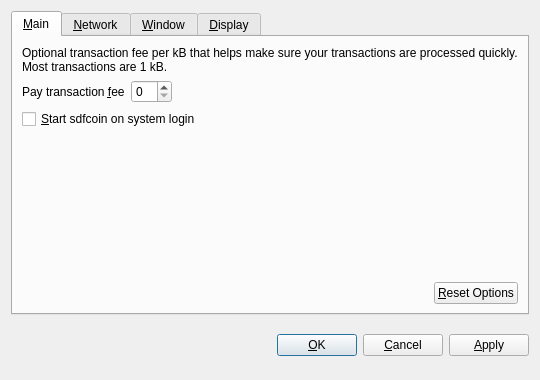
<?xml version="1.0" encoding="UTF-8"?>
<ui version="4.0">
 <class>OptionsDialog</class>
 <widget class="QDialog" name="OptionsDialog">
  <property name="geometry">
   <rect>
    <x>0</x>
    <y>0</y>
    <width>540</width>
    <height>380</height>
   </rect>
  </property>
  <property name="windowTitle">
   <string>Options</string>
  </property>
  <property name="modal">
   <bool>true</bool>
  </property>
  <layout class="QVBoxLayout" name="verticalLayout">
   <item>
    <widget class="QTabWidget" name="tabWidget">
     <property name="tabPosition">
      <enum>QTabWidget::North</enum>
     </property>
     <property name="currentIndex">
      <number>0</number>
     </property>
     <widget class="QWidget" name="tabMain">
      <attribute name="title">
       <string>&amp;Main</string>
      </attribute>
      <layout class="QVBoxLayout" name="verticalLayout_Main">
       <item>
        <widget class="QLabel" name="transactionFeeInfoLabel">
         <property name="text">
          <string>Optional transaction fee per kB that helps make sure your transactions are processed quickly. Most transactions are 1 kB.</string>
         </property>
         <property name="textFormat">
          <enum>Qt::PlainText</enum>
         </property>
         <property name="wordWrap">
          <bool>true</bool>
         </property>
        </widget>
       </item>
       <item>
        <layout class="QHBoxLayout" name="horizontalLayout_1_Main">
         <item>
          <widget class="QLabel" name="transactionFeeLabel">
           <property name="text">
            <string>Pay transaction &amp;fee</string>
           </property>
           <property name="textFormat">
            <enum>Qt::PlainText</enum>
           </property>
           <property name="buddy">
            <cstring>transactionFee</cstring>
           </property>
          </widget>
         </item>
         <item>
          <widget class="BitcoinAmountField" name="transactionFee"/>
         </item>
         <item>
          <spacer name="horizontalSpacer_1_Main">
           <property name="orientation">
            <enum>Qt::Horizontal</enum>
           </property>
           <property name="sizeHint" stdset="0">
            <size>
             <width>40</width>
             <height>20</height>
            </size>
           </property>
          </spacer>
         </item>
        </layout>
       </item>
       <item>
        <widget class="QCheckBox" name="bitcoinAtStartup">
         <property name="toolTip">
          <string>Automatically start sdfcoin after logging in to the system.</string>
         </property>
         <property name="text">
          <string>&amp;Start sdfcoin on system login</string>
         </property>
        </widget>
       </item>
       <item>
        <spacer name="verticalSpacer_Main">
         <property name="orientation">
          <enum>Qt::Vertical</enum>
         </property>
         <property name="sizeHint" stdset="0">
          <size>
           <width>20</width>
           <height>40</height>
          </size>
         </property>
        </spacer>
       </item>
       <item>
        <layout class="QHBoxLayout" name="horizontalLayout_2_Main">
         <item>
          <spacer name="horizontalSpacer_2_Main">
           <property name="orientation">
            <enum>Qt::Horizontal</enum>
           </property>
           <property name="sizeHint" stdset="0">
            <size>
             <width>40</width>
             <height>20</height>
            </size>
           </property>
          </spacer>
         </item>
         <item>
          <widget class="QPushButton" name="resetButton">
           <property name="toolTip">
            <string>Reset all client options to default.</string>
           </property>
           <property name="text">
            <string>&amp;Reset Options</string>
           </property>
           <property name="autoDefault">
            <bool>false</bool>
           </property>
          </widget>
         </item>
        </layout>
       </item>
      </layout>
     </widget>
     <widget class="QWidget" name="tabNetwork">
      <attribute name="title">
       <string>&amp;Network</string>
      </attribute>
      <layout class="QVBoxLayout" name="verticalLayout_Network">
       <item>
        <widget class="QCheckBox" name="mapPortUpnp">
         <property name="toolTip">
          <string>Automatically open the sdfcoin client port on the router. This only works when your router supports UPnP and it is enabled.</string>
         </property>
         <property name="text">
          <string>Map port using &amp;UPnP</string>
         </property>
        </widget>
       </item>
       <item>
        <widget class="QCheckBox" name="connectSocks">
         <property name="toolTip">
          <string>Connect to the sdfcoin network through a SOCKS proxy (e.g. when connecting through Tor).</string>
         </property>
         <property name="text">
          <string>&amp;Connect through SOCKS proxy:</string>
         </property>
        </widget>
       </item>
       <item>
        <layout class="QHBoxLayout" name="horizontalLayout_Network">
         <item>
          <widget class="QLabel" name="proxyIpLabel">
           <property name="text">
            <string>Proxy &amp;IP:</string>
           </property>
           <property name="textFormat">
            <enum>Qt::PlainText</enum>
           </property>
           <property name="buddy">
            <cstring>proxyIp</cstring>
           </property>
          </widget>
         </item>
         <item>
          <widget class="QValidatedLineEdit" name="proxyIp">
           <property name="maximumSize">
            <size>
             <width>140</width>
             <height>16777215</height>
            </size>
           </property>
           <property name="toolTip">
            <string>IP address of the proxy (e.g. 127.0.0.1)</string>
           </property>
          </widget>
         </item>
         <item>
          <widget class="QLabel" name="proxyPortLabel">
           <property name="text">
            <string>&amp;Port:</string>
           </property>
           <property name="textFormat">
            <enum>Qt::PlainText</enum>
           </property>
           <property name="buddy">
            <cstring>proxyPort</cstring>
           </property>
          </widget>
         </item>
         <item>
          <widget class="QLineEdit" name="proxyPort">
           <property name="maximumSize">
            <size>
             <width>55</width>
             <height>16777215</height>
            </size>
           </property>
           <property name="toolTip">
            <string>Port of the proxy (e.g. 9050)</string>
           </property>
          </widget>
         </item>
         <item>
          <widget class="QLabel" name="socksVersionLabel">
           <property name="text">
            <string>SOCKS &amp;Version:</string>
           </property>
           <property name="textFormat">
            <enum>Qt::PlainText</enum>
           </property>
           <property name="buddy">
            <cstring>socksVersion</cstring>
           </property>
          </widget>
         </item>
         <item>
          <widget class="QValueComboBox" name="socksVersion">
           <property name="toolTip">
            <string>SOCKS version of the proxy (e.g. 5)</string>
           </property>
          </widget>
         </item>
         <item>
          <spacer name="horizontalSpacer_Network">
           <property name="orientation">
            <enum>Qt::Horizontal</enum>
           </property>
           <property name="sizeHint" stdset="0">
            <size>
             <width>40</width>
             <height>20</height>
            </size>
           </property>
          </spacer>
         </item>
        </layout>
       </item>
       <item>
        <spacer name="verticalSpacer_Network">
         <property name="orientation">
          <enum>Qt::Vertical</enum>
         </property>
         <property name="sizeHint" stdset="0">
          <size>
           <width>20</width>
           <height>40</height>
          </size>
         </property>
        </spacer>
       </item>
      </layout>
     </widget>
     <widget class="QWidget" name="tabWindow">
      <attribute name="title">
       <string>&amp;Window</string>
      </attribute>
      <layout class="QVBoxLayout" name="verticalLayout_Window">
       <item>
        <widget class="QCheckBox" name="minimizeToTray">
         <property name="toolTip">
          <string>Show only a tray icon after minimizing the window.</string>
         </property>
         <property name="text">
          <string>&amp;Minimize to the tray instead of the taskbar</string>
         </property>
        </widget>
       </item>
       <item>
        <widget class="QCheckBox" name="minimizeOnClose">
         <property name="toolTip">
          <string>Minimize instead of exit the application when the window is closed. When this option is enabled, the application will be closed only after selecting Quit in the menu.</string>
         </property>
         <property name="text">
          <string>M&amp;inimize on close</string>
         </property>
        </widget>
       </item>
       <item>
        <spacer name="verticalSpacer_Window">
         <property name="orientation">
          <enum>Qt::Vertical</enum>
         </property>
         <property name="sizeHint" stdset="0">
          <size>
           <width>20</width>
           <height>40</height>
          </size>
         </property>
        </spacer>
       </item>
      </layout>
     </widget>
     <widget class="QWidget" name="tabDisplay">
      <attribute name="title">
       <string>&amp;Display</string>
      </attribute>
      <layout class="QVBoxLayout" name="verticalLayout_Display">
       <item>
        <layout class="QHBoxLayout" name="horizontalLayout_1_Display">
         <item>
          <widget class="QLabel" name="langLabel">
           <property name="text">
            <string>User Interface &amp;language:</string>
           </property>
           <property name="textFormat">
            <enum>Qt::PlainText</enum>
           </property>
           <property name="buddy">
            <cstring>lang</cstring>
           </property>
          </widget>
         </item>
         <item>
          <widget class="QValueComboBox" name="lang">
           <property name="toolTip">
            <string>The user interface language can be set here. This setting will take effect after restarting sdfcoin.</string>
           </property>
          </widget>
         </item>
        </layout>
       </item>
       <item>
        <layout class="QHBoxLayout" name="horizontalLayout_2_Display">
         <item>
          <widget class="QLabel" name="unitLabel">
           <property name="text">
            <string>&amp;Unit to show amounts in:</string>
           </property>
           <property name="textFormat">
            <enum>Qt::PlainText</enum>
           </property>
           <property name="buddy">
            <cstring>unit</cstring>
           </property>
          </widget>
         </item>
         <item>
          <widget class="QValueComboBox" name="unit">
           <property name="toolTip">
            <string>Choose the default subdivision unit to show in the interface and when sending coins.</string>
           </property>
          </widget>
         </item>
        </layout>
       </item>
       <item>
        <widget class="QCheckBox" name="displayAddresses">
         <property name="toolTip">
          <string>Whether to show sdfcoin addresses in the transaction list or not.</string>
         </property>
         <property name="text">
          <string>&amp;Display addresses in transaction list</string>
         </property>
        </widget>
       </item>
       <item>
        <spacer name="verticalSpacer_Display">
         <property name="orientation">
          <enum>Qt::Vertical</enum>
         </property>
         <property name="sizeHint" stdset="0">
          <size>
           <width>20</width>
           <height>40</height>
          </size>
         </property>
        </spacer>
       </item>
      </layout>
     </widget>
    </widget>
   </item>
   <item>
    <layout class="QHBoxLayout" name="horizontalLayout_Buttons">
     <item>
      <spacer name="horizontalSpacer_1">
       <property name="orientation">
        <enum>Qt::Horizontal</enum>
       </property>
       <property name="sizeHint" stdset="0">
        <size>
         <width>40</width>
         <height>48</height>
        </size>
       </property>
      </spacer>
     </item>
     <item>
      <widget class="QLabel" name="statusLabel">
       <property name="font">
        <font>
         <weight>75</weight>
         <bold>true</bold>
        </font>
       </property>
       <property name="text">
        <string/>
       </property>
       <property name="textFormat">
        <enum>Qt::PlainText</enum>
       </property>
       <property name="wordWrap">
        <bool>true</bool>
       </property>
      </widget>
     </item>
     <item>
      <spacer name="horizontalSpacer_2">
       <property name="orientation">
        <enum>Qt::Horizontal</enum>
       </property>
       <property name="sizeHint" stdset="0">
        <size>
         <width>40</width>
         <height>48</height>
        </size>
       </property>
      </spacer>
     </item>
     <item>
      <widget class="QPushButton" name="okButton">
       <property name="text">
        <string>&amp;OK</string>
       </property>
      </widget>
     </item>
     <item>
      <widget class="QPushButton" name="cancelButton">
       <property name="text">
        <string>&amp;Cancel</string>
       </property>
       <property name="autoDefault">
        <bool>false</bool>
       </property>
      </widget>
     </item>
     <item>
      <widget class="QPushButton" name="applyButton">
       <property name="text">
        <string>&amp;Apply</string>
       </property>
       <property name="autoDefault">
        <bool>false</bool>
       </property>
      </widget>
     </item>
    </layout>
   </item>
  </layout>
 </widget>
 <customwidgets>
  <customwidget>
   <class>BitcoinAmountField</class>
   <extends>QSpinBox</extends>
   <header>bitcoinamountfield.h</header>
  </customwidget>
  <customwidget>
   <class>QValueComboBox</class>
   <extends>QComboBox</extends>
   <header>qvaluecombobox.h</header>
  </customwidget>
  <customwidget>
   <class>QValidatedLineEdit</class>
   <extends>QLineEdit</extends>
   <header>qvalidatedlineedit.h</header>
  </customwidget>
 </customwidgets>
 <resources/>
 <connections/>
</ui>
